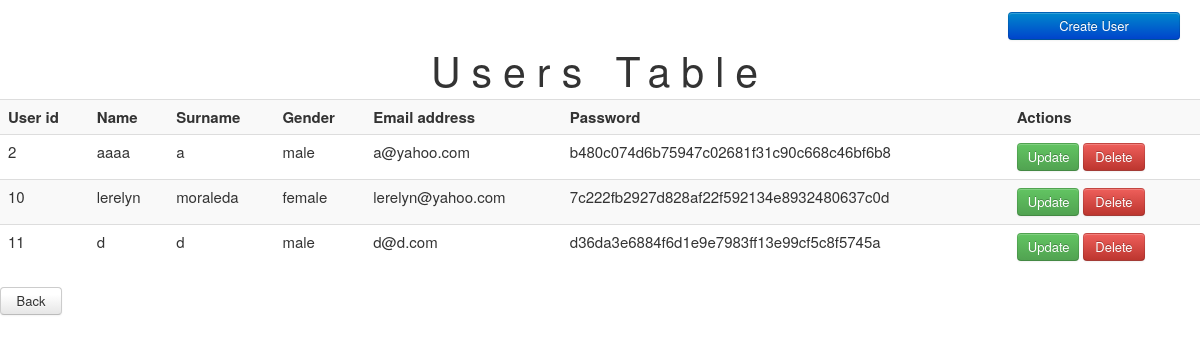
/adminModule/examineeTable.php, run on the app's committed database.
### tables this page shows
CREATE TABLE IF NOT EXISTS `user` (
  `user_id` int(11) NOT NULL AUTO_INCREMENT,
  `fname` varchar(15) NOT NULL,
  `lname` varchar(15) NOT NULL,
  `gender` enum('male','female') NOT NULL,
  `email` varchar(60) NOT NULL,
  `password` varchar(60) NOT NULL,
  `user_position` enum('examinee','admin') NOT NULL,
  PRIMARY KEY (`user_id`),
  UNIQUE KEY `password` (`password`)
);

### adminModule/AdminClass.php (called while the page is built, shortened)
<?php
	include_once('../config.php');
	class AdminClass {
		public static function getAllExaminee() {
			global $db;
			$query = "SELECT * FROM user WHERE user_position = 'examinee'";
			$result = $db->query($query);
			if ($result->num_rows > 0) {
				$record = array();
				while ($rec = $result->fetch_assoc()) {
					$record[] = $rec;
				}
				return $record;
			} else {
				return false;
			}
		}
	}
 ?>

### adminModule/AdminClassHandler.php (called while the page is built, shortened)
<?php
	include_once('AdminClass.php');
	class AdminClassHandler extends AdminClass{
		public function testGetAllExaminee() {
			try {
				$result = parent::getAllExaminee();
				if ($result !== false) {
					return $result;
				} else {
					return false;
				}
			} catch (Exception $e) {
				error_log($e->getMessage());
				return false;
			}
		}
	}
 ?>

### adminModule/examineeTable.php (the view, shortened to what this page needs)
<html>
	<head>
		<link rel="stylesheet" type="text/css" href="../css/bootstrap.css">
	</head>
	<body>
		<a href="createExamineeAction.php" class = 'btn btn-primary btn-for-create'>Create User</a>
		<?php
			include_once('AdminClassHandler.php');
			$obj = new AdminClassHandler();
			$users = $obj->testGetAllExaminee();
			if($users === false) {
				echo "No Data";
			} else {
				echo "<table class = 'table table-striped'>
						<caption>Users Table</caption>
						<th>User id</th>
						<th>Name</th>
						<th>Surname</th>
						<th>Gender</th>
						<th>Email address</th>
						<th>Password</th>
						<th>Actions</th>";
				foreach($users as $user) {
					echo "<tr>
							<td>".$user['user_id']."</td>
							<td>".$user['fname']."</td>
							<td>".$user['lname']."</td>
							<td>".$user['gender']."</td>
							<td>".$user['email']."</td>
							<td>".$user['password']."</td>
							<td>
								<a href = 'updateExamineeAction.php?id=".$user['user_id']."' class = 'btn btn-success'>Update</a>
								<a href = 'deleteExamineeAction.php?id=".$user['user_id']."' class = 'btn btn-danger' onclick = \"return confirm('Are you sure do you want to delete?')\">Delete</a>
							</td>
						 </tr>";
				}
				echo "</table>";
			}
		 ?>
		 <a href="admin.php" class = 'btn'>Back</a>
	</body>
</html>

### adminModule/examineeTable.php (style rules this page uses)
a { width: 40px; height: 18px; }
table { font-size: 15px; }
caption { font-size: 41px; letter-spacing: 11px; }
.btn-for-create { width: 150; float: right; margin: 12px 20px 0 0; }

### data on the page
user: user_id "2", fname "aaaa", lname "a", gender "male", email "a@yahoo.com", password "b480c074d6b75947c02681f31c90c668c46bf6b8"
user: user_id "10", fname "lerelyn", lname "moraleda", gender "female", email "lerelyn@yahoo.com", password "7c222fb2927d828af22f592134e8932480637c0d"
user: user_id "11", fname "d", lname "d", gender "male", email "d@d.com", password "d36da3e6884f6d1e9e7983ff13e99cf5c8f5745a"
